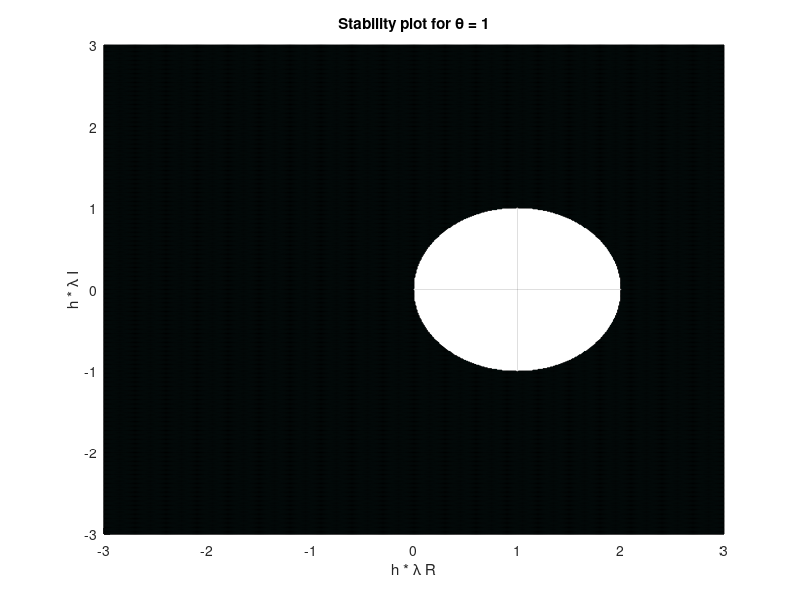

Source code (MATLAB):
clc; clear all;

v = -3:0.01:3;  % plotting range from -3 to 3
[x,y] = meshgrid(v);  % get 2-D mesh for x and y
%num = (1+x).^2+y.^2; %for theta = 0
%num = (1+(x./2)).^2+(y./2).^2; %for theta = 0.5
num = 1; %for theta = 1

%den = 1; %for theta = 0
%den = (1-(x./2)).^2+(y./2).^2; %for theta = 0.5
den = (1-(x)).^2+(y).^2; %for theta = 1
cond1 = num./den < 1;  % check conditions for these values
cond1 = double(cond1);  % convert to double for plotting
cond1(cond1 == 0) = NaN;  % set the 0s to NaN so they are not plotted
surf(x,y,cond1)
xlim([-3 3])
ylim([-3 3])
xlabel('h * \lambda R');
ylabel('h * \lambda I');
title('Stability plot for \theta = 1')
view(0,90)    % change to top view
